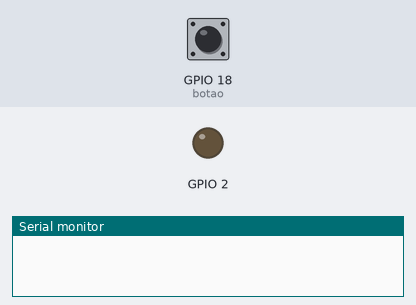
The program below on a simulated ESP32. On the bench: output pins drawn as LEDs (lit = HIGH), the last lines printed to the serial monitor. The inputs (shaded band) are chosen by the test bench; at power-on: GPIO 18 (botao) HIGH.

Above: at 1.2 s.
1.3 s: GPIO 18 (botao) pulled LOW for 0.15 s
At 2.1 s:
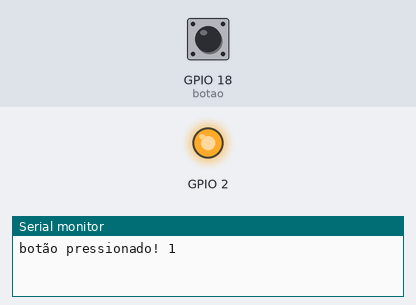
2.9 s: GPIO 18 (botao) pulled LOW for 1 s
At 3.4 s:
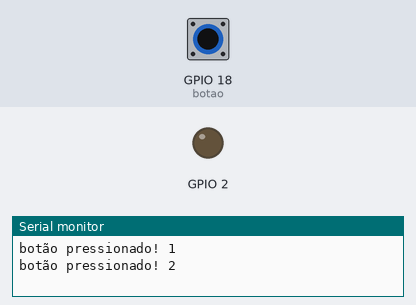
5.4 s: GPIO 18 (botao) pulled LOW for 3.2 s
At 6.5 s:
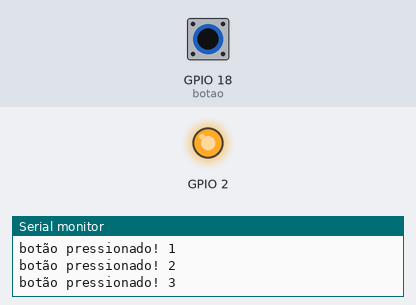
Timing chart, 0 to 8.4 s (numbered marks = the images above; inputs shaded):
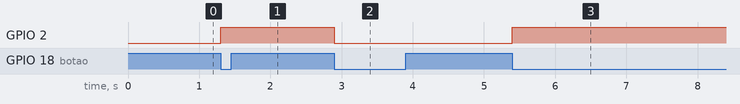

The program:

main.cpp
```cpp
#include <Arduino.h>

const uint8_t botao = 18;
volatile unsigned long ultimoPress = 0;
unsigned long delayDebounce = 50;
volatile bool pressed = false;
volatile int contador = 0;

void ARDUINO_ISR_ATTR buttonLed() {
  unsigned long present_time = millis();
    // ligar o led
    // detectar o bottao e jogar no serial
    // *debouce
    if (present_time - ultimoPress > delayDebounce) {
      pressed = true;
      contador++;
    }
    ultimoPress = present_time;

}

void setup() {
  Serial.begin(115200);
  pinMode(2, OUTPUT);
  pinMode(botao, INPUT_PULLUP);
  attachInterrupt(botao, buttonLed, FALLING);
}

void loop() {
  if (pressed) {
    Serial.print("botão pressionado! ");
    digitalWrite(2, !digitalRead(2));
    Serial.println(contador);
    pressed = false;
  }
}
```

Measured:
- after the input at 1.3 s, GPIO 2: LOW → HIGH at once
- after the input at 2.9 s, GPIO 2: HIGH → LOW at once
- after the input at 5.4 s, GPIO 2: LOW → HIGH at once
